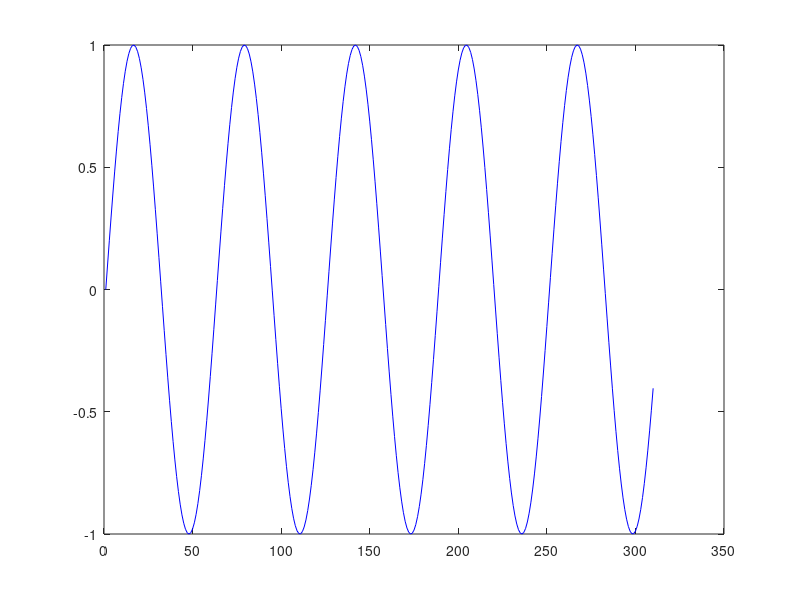

This figure's MATLAB source: (Note: this script raises an error after producing the figure.)

% randn: Random number between -1 and +1
% filter: Performs convolution
% fft: Computes the Discrete Fourier Transform

% Moving average
% y[n] = (1/5)*x[n] + (1/5)*x[n-1] + (1/5)*x[n-2] + (1/5)*x[n-3] + (1/5)*x[n-4]
coefficients = [1/5, 1/5, 1/5, 1/5, 1/5];

Fs=10;
duration=floor(2*pi * 5);

t = linspace(0, duration, duration*Fs);
signal = sin(t); % Sine Wave
noisy = signal+randn(1, duration*Fs); % Generate a random signal

filtered = filter(coefficients, 1, noisy); % Apply the moving average filter

plot(signal, color='blue')
hold on;
plot(noisy, color='#ff8000');
plot(filtered, color='green');
hold off;

% Plot complex magnitude of FFT in new window
plot(abs(fft(signal)), color='blue');
hold on;
plot(abs(fft(noisy)), color='#ff8000');
plot(abs(fft(filtered)), color='green');
